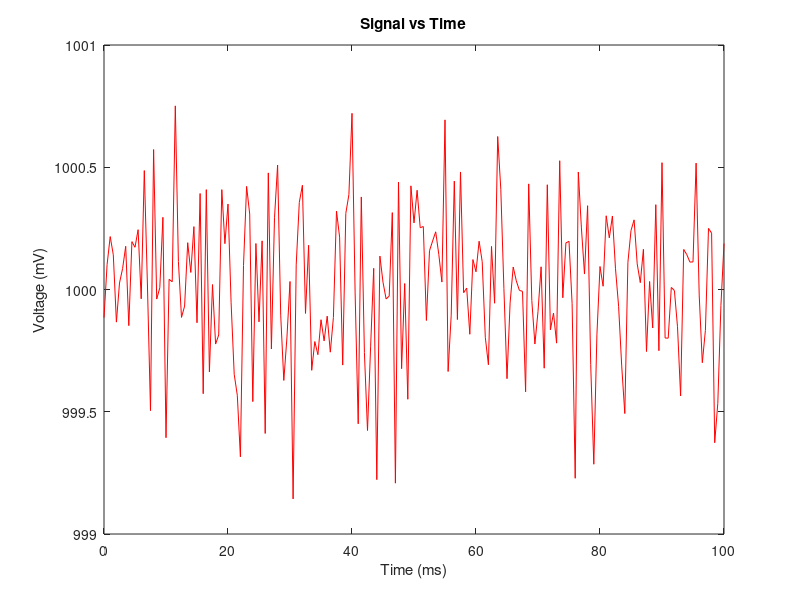

The MATLAB source for this figure: (Note: this script raises an error after producing the figure.)
%% We generate some data with random Gaussian noise added.
% We could have also captured real data.

time_ms = 0:0.5:100;
signal_mV = (0.0 .* time_ms) + 1000.0;

% introduce Gaussian noise
signal_mV = awgn(signal_mV, 10);

%% We create a new figure and plot our data.
f0 = figure();

plot(time_ms, signal_mV);

%% We label our axes and set a title.
xlabel("Time (ms)");
ylabel("Voltage (mV)");

title("Signal vs Time");

%% If we want, we can specify plotting style
plot(time_ms, signal_mV, '.');
%% and color.
plot(time_ms, signal_mV, 'Color', 'red');

xlabel("Time (ms)");
ylabel("Voltage (mV)");

title("Signal vs Time");

%% We can place multiple plots on the same axes.
hold on;

yyaxis left;
ylim([995 1005]);

% Create a seperate y axis
yyaxis right;
ylim([0 5]);
plot(time_ms, abs(signal_mV - 1000), 'Color', 'blue');

% We can create a legend for our plots in the order we created them.
legend("Signal", "Absolute Error");

%% Create a new figure and generate two random signals.
f1 = figure();

time_ms = 0:0.5:100;

signal1_mV = (0.0 .* time_ms) + 1000.0;
signal1_mV = awgn(signal1_mV, 10);

signal2_mV = (0.0 .* time_ms) + 1000.0;
signal2_mV = awgn(signal2_mV, 10);
signal2_mV = signal2_mV + sin(time_ms .* 0.376);

%% Plot both data on a shared x axis.
stackedplot(time_ms, transpose([signal1_mV; signal2_mV]), ...
    "DisplayLabels", ["Signal 1", "Signal 2"]);

xlabel("Time (ms)");

%% Create a new figure and plot a histogram of our data.
f4 = figure();

% We want multiple subfigures titled.
tiledlayout(2, 2); % 2 x 2 layout

% Select the first subfigure for plotting.
nexttile;
% Let MATLAB choose our bin size.
histogram(signal1_mV);
title("Signal 1 (Auto Bins)");
xlabel('Voltage (mV)');
ylabel('Frequency');

%% 
nexttile;
histogram(signal2_mV);
title("Signal 2 (Auto Bins)");
xlabel('Voltage (mV)');
ylabel('Frequency');

%% Manually set our bin edges.
nexttile;

% Plot 995 mV through 1005 mV in 0.1 mV increments
edges = 995:0.1:1005;

histogram(signal1_mV, edges);
title("Signal 1 (Manual Bins)");
xlabel('Voltage (mV)');
ylabel('Frequency');

nexttile;
histogram(signal2_mV, edges);
title("Signal 2 (Manual Bins)");
xlabel('Voltage (mV)');
ylabel('Frequency');

%% Log and Semilog Plots

f2 = figure();

% generate points logarithmically spread from 10^1 to 10^6
freq = logspace(1, 6);

% Evauluate a low pass transfer function on freq
cutoff_freq = 10^4;
response = 1 ./ sqrt(1 + (freq ./ cutoff_freq) .^ 2);
response_dB = 20 * log10(response);
response_phase_deg = -atan(freq ./ cutoff_freq) .* 180.0 / pi;

% Plot our transfer function with logarithmic x axis
semilogx(freq, response_dB);

%%

xlabel("Frequency (Hz)");
ylabel("Response Magnitude (dB)");
% Display a grid
grid on;

%%

yyaxis right;
semilogx(freq, response_phase_deg);

ylabel("Response Phase (dB)");

%% We can have MATLAB use LaTeX to display text in our figures.

fontsize(30, "pixels");

xlabel("$f$ (Hz)", 'Interpreter', 'latex');

yyaxis left;
ylabel("$|H(j\omega)|_{dB}$", 'Interpreter','latex');

yyaxis right;
ylabel("$\angle H(j\omega)$", 'Interpreter', 'latex');

figure(f0);

plot(freq, response_dB);
